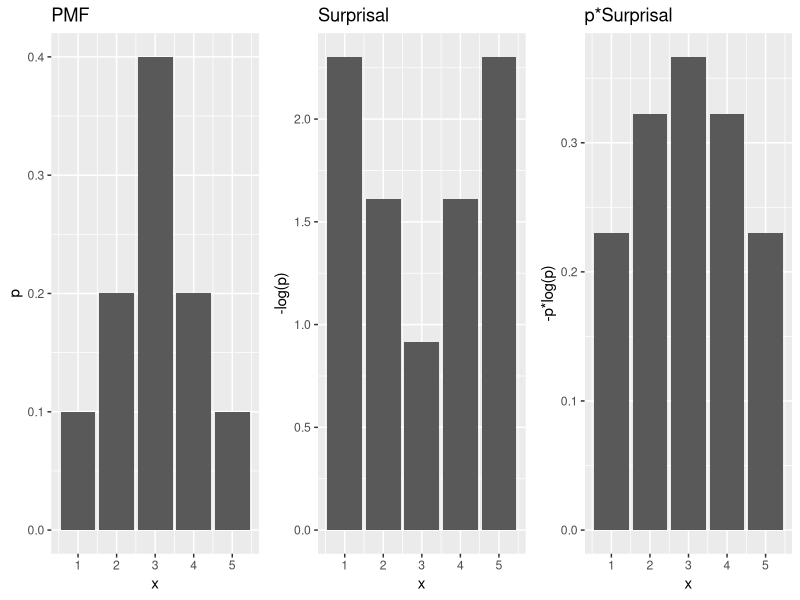

Write the R code that produced this figure. (Note: this script raises an error after producing the figure.)
# ------------------------------------------------------------------------------
# FIG: ENTROPY
# ------------------------------------------------------------------------------

library(ggplot2)
library(gridExtra)

# ENTROPY CALCULATION

p1 <- c(0.1, 0.2, 0.4, 0.2, 0.1)

n <- length(p1)
logp <- -log(p1)
lp <- ifelse(p1 == 0, 0, logp)
r <- p1 * lp
H <- sum(r)
dd <- data.frame(x = 1:n, p = p1, logp = logp, r = r)

pl1 <- ggplot(data = dd, aes(x = x)) +
      geom_bar(aes(y = p), stat = "identity") +
      ggtitle("PMF")

pl2 <- ggplot(data = dd, aes(x = x)) +
  geom_bar(aes(y = logp), stat = "identity") +
  ggtitle("Surprisal") + ylab("-log(p)")

pl3 <- ggplot(data = dd, aes(x = x)) +
  geom_bar(aes(y = r), stat = "identity") +
  ggtitle("p*Surprisal") + ylab("-p*log(p)")

p <- grid.arrange(grobs = list(pl1, pl2, pl3), nrow = 1, ncol = 3)
ggsave(filename = "...figure/entropy_calc.png", plot = p, width = 6, height = 2)



# DATA -------------------------------------------------------------------------

p1 <- c(0.0, 0.0, 1, 0, 0)
p2 <- c(0, 0.1, 0.8, 0.1, 0)
p3 <- c(0.15, 0.15, 0.4, 0.15, 0.15)
p4 <- c(0.2, 0.2, 0.2, 0.2, 0.2)

# ENTROPY MAXIMAL FOR UNIFORM DISTRIBUTION PLOTS ------------------------------------------------------------------------

plot_ent <- function(p) {
  n <- length(p)
  lp <- -log(p)
  lp <- ifelse(p == 0, 0, lp)
  r <- p * lp
  H <- sum(r)
  dd <- data.frame(x = 1:n, p = p, lp = lp, r = r)
  pl <- ggplot(data = dd, aes(x = x)) +
    geom_bar(aes(y = p), stat = "identity") +
    ggtitle(sprintf("Entropy H(p) = %.1f", H)
    )
  return(pl)
}

p <- grid.arrange(grobs = lapply(list(p1, p2, p3, p4), plot_ent()), nrow = 2, ncol = 2)
ggsave(filename = ".../figure/max_entropy.png", plot = p, width = 5, height = 3)


# DATA -------------------------------------------------------------------------

p1 <- c(0.4, 0.2, 0.2, 0.1, 0.1)
p2 <- c(0.2, 0.4, 0.2, 0.1, 0.1)
p3 <- c(0.1, 0.2, 0.4, 0.2, 0.1)
p4 <- c(0.1, 0.1, 0.2, 0.4, 0.2)

# ENTROPY INVARIANT TO REORDERING PLOTS ------------------------------------------------------------------------

p <- grid.arrange(grobs = lapply(list(p1, p2, p3, p4), plot_ent), nrow = 2, ncol = 2)
ggsave(filename = ".../figure/entropy_plot_reordering.png", plot = p, width = 5, height = 3)

# ENTROPY OF BERNOULLI -------------------------------------------

p1 <- c(0.7, 0.3)

plot_ber <- function(p) {
  n <- length(p)
  lp <- -log(p)
  lp <- ifelse(p == 0, 0, lp)
  r <- p * lp
  H <- sum(r)
  dd <- data.frame(x = 0:1, p = p, lp = lp, r = r)
  pl <- ggplot(data = dd, aes(x = x)) +
    geom_bar(aes(y = p), stat = "identity") +
    ggtitle(sprintf("Entropy H(p) = %.1f", H)
    )
  return(pl)
}

pl1 = plot_ber(p1)

x <- seq(0, 1, length.out = 100)
y <- -(x-0.5)^2 +0.7
parabola_data <- data.frame(x = x, y = y)

parabola_plot <- ggplot(data = parabola_data, aes(x, y)) +
  geom_line() +
  geom_vline(xintercept = 0.3, color = "red") +
  labs(x = "s", y = "H(X)") +
  ggtitle("s = 0.3")

  # Display the parabola plot
p <- grid.arrange(grobs = list(parabola_plot, pl1), nrow = 1, ncol = 2)
ggsave(filename = "...figure/entropy_bernoulli.png", plot = p, width =6, height = 3)
